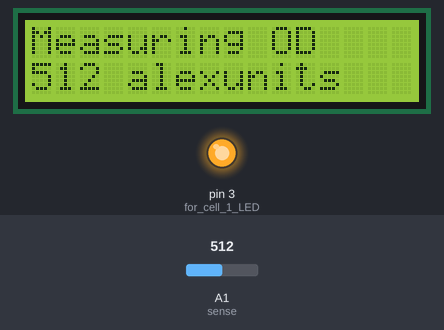
Bench run of a sketch on a simulated Arduino Uno, built with avr-gcc and run on an emulated ATmega328P. On the bench: 16×2 character LCD, output pins drawn as LEDs (lit = HIGH). Inputs (shaded band) come from the test bench; at power-on: A1 (sense) = 512. What the sketch prints to the serial monitor is not drawn.

Above: at 1.7 s.
1.8 s: A1 (sense) set to 108
At 3.8 s:
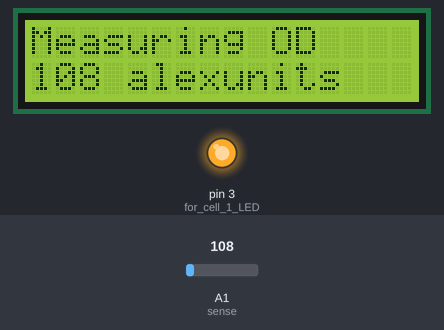
4.7 s: A1 (sense) set to 91
At 7.4 s:
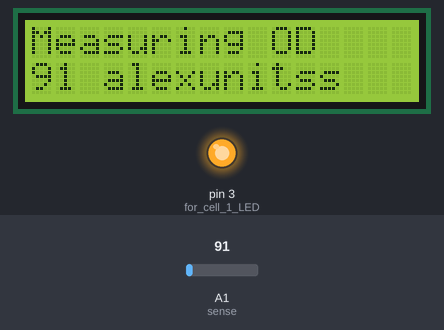
7.7 s: A1 (sense) set to 11
At 9.9 s:
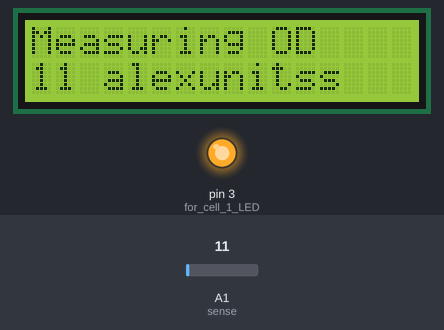
10.7 s: A1 (sense) set to 8
At 13.5 s:
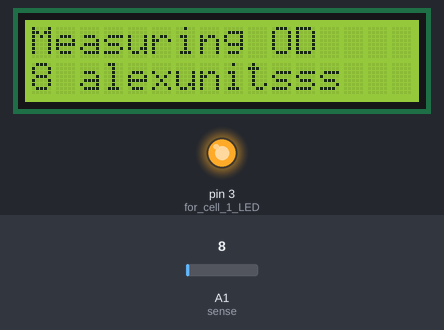
Timing chart, 0 to 14.8 s (numbered marks = the images above; inputs shaded):
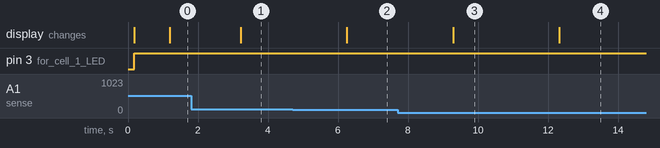

Measured:
- the behaviour switches between 100 and 99 on A1 (sense) (found by bisection; images 1 and 2)
- the behaviour switches between 10 and 9 on A1 (sense) (found by bisection; images 3 and 4)
- after the input at 1.8 s, the display: changes after 1.4 s (image 1)
- after the input at 4.7 s, the display: changes after 1.6 s (image 2)
- after the input at 7.7 s, the display: changes after 1.6 s (image 3)
- after the input at 10.7 s, the display: changes after 1.6 s (image 4)

The sketch:

test.ino
```cpp
#include <Wire.h>
#include <LiquidCrystal_I2C.h>

// Set the LCD address to 0x27 for a 16 chars and 2 line display
LiquidCrystal_I2C lcd(0x3F, 16, 2);

int sense = A1;  // output pin of OPT101 attached to Analog 0
int val = 0 ;
void setup()
{
  Serial.begin(9600);
  delay(100);
  // initialize the LCD
  lcd.begin();

  // Turn on the blacklight and print a message.
  lcd.backlight();
  lcd.print("Measuring OD");
  pinMode (3, OUTPUT); //for cell 1 LED
}

void loop()
{
  digitalWrite(3, HIGH);
  val = analogRead(sense);
  delay(1000);
  Serial.print(val);
  Serial.print(" alexunits OFF");
  Serial.print('\n');
  lcd.setCursor(0, 1);
  lcd.print(val);
  lcd.print(" alexunits");

}
```
